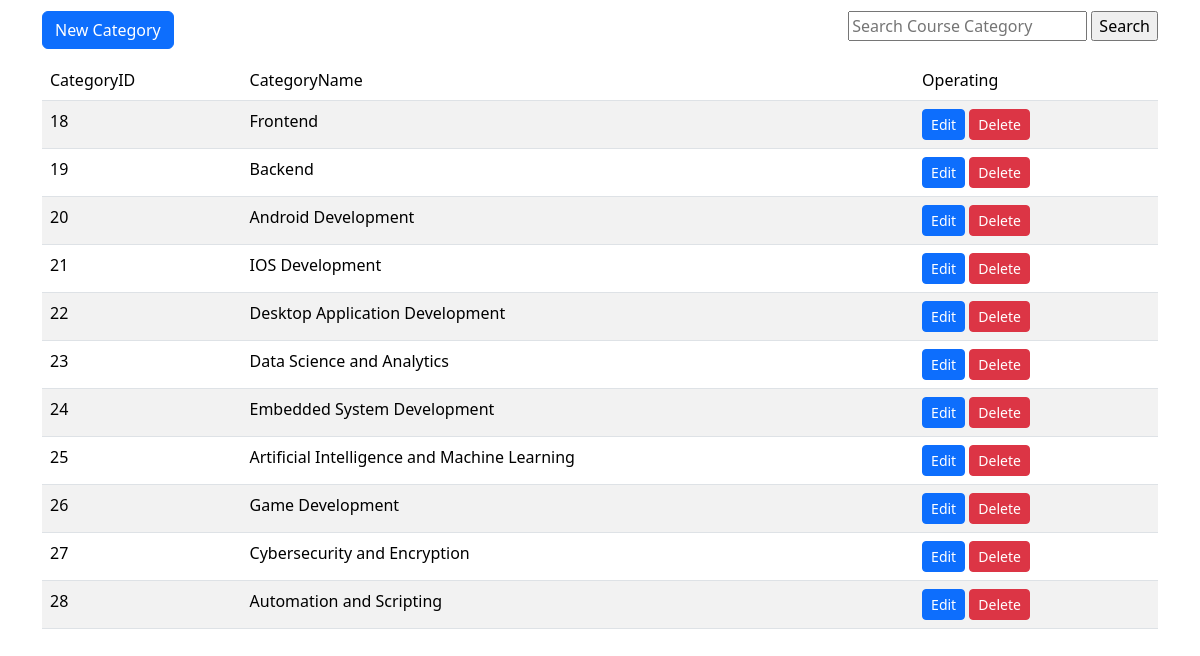
Screenshot of /Website/Dashboard/CourseType/CourseType.php with the database file from the repository.
### tables this page shows
CREATE TABLE `coursecategory` (
  `CategoryID` int NOT NULL,
  `CategoryName` varchar(100) DEFAULT NULL
);

### Website/Dashboard/CourseType/CourseType.php (the view, shortened to what this page needs)
<!DOCTYPE html>
<html lang="en">
<head>
    <link href="https://cdn.jsdelivr.net/npm/bootstrap@5.3.2/dist/css/bootstrap.min.css" rel="stylesheet"
>
</head>
<body>
    <div class="container">
        <form action="<?php echo $_SERVER['PHP_SELF']; ?>" method="GET">
            <div style="width: 100%; justify-content: space-between; margin: 1% 0; display: flex;">
                <a class="btn btn-primary" href="coursetype-add.php" role="button">New Category</a>
                <div>
                    <input type="text" name="search" id="search" placeholder="Search Course Category"
                        value="<?php echo isset($_GET['search']) ? $_GET['search'] : ''; ?>">
                    <input type="submit" name="searchsub" id="searchsub" value="Search">
                </div>
            </div>
        </form>
        <table class="table table-striped">
            <thead>
                <tr>
                    <td>CategoryID</td>
                    <td>CategoryName</td>
                    <td>Operating</td>
                </tr>
            </thead>
            <tbody>
                <?php
                include '../../ConnectDB.php';
                if (isset($_GET['search'])) {
                    $filterValue = $_GET['search'];
                    $query = "SELECT * FROM coursecategory WHERE CategoryID LIKE '%$filterValue%' OR CategoryName LIKE '%$filterValue%'";
                    $result = $conn->query($query);
                    if (!$result) {
                        die("Invalid query" . $conn->error);
                    }
                    if ($result->num_rows > 0) {
                        while ($row = $result->fetch_assoc()) {
                            echo "<tr>
                                        <td>{$row['CategoryID']}</td>
                                        <td>{$row['CategoryName']}</td>
                                        <td>
                                            <a href='coursetype-edit.php?CategoryID={$row['CategoryID']}' class='btn btn-primary btn-sm'>Edit</a>
                                            <a href='coursetype-delete.php?CategoryID={$row['CategoryID']}' class='btn btn-danger btn-sm'>Delete</a>
                                        </td>
                                    </tr>";
                        }
                    } else {
                        echo "<tr><td colspan='3'>No Record Found</td></tr>";
                    }
                } else {
                    $sql = "SELECT * FROM coursecategory";
                    $result = $conn->query($sql);
                    while ($row = $result->fetch_assoc()) {
                        echo "<tr>
                                    <td>{$row['CategoryID']}</td>
                                    <td>{$row['CategoryName']}</td>
                                    <td>
                                        <a href='coursetype-edit.php?CategoryID={$row['CategoryID']}' class='btn btn-primary btn-sm'>Edit</a>
                                        <a href='coursetype-delete.php?CategoryID={$row['CategoryID']}' class='btn btn-danger btn-sm'>Delete</a>
                                    </td>
                                </tr>";
                    }
                }
                ?>
            </tbody>
        </table>
    </div>
</body>
</html>

### rows the page displays
coursecategory: CategoryID "18", CategoryName "Frontend"
coursecategory: CategoryID "19", CategoryName "Backend"
coursecategory: CategoryID "20", CategoryName "Android Development"
coursecategory: CategoryID "21", CategoryName "IOS Development"
coursecategory: CategoryID "22", CategoryName "Desktop Application Development"
coursecategory: CategoryID "23", CategoryName "Data Science and Analytics"
coursecategory: CategoryID "24", CategoryName "Embedded System Development"
coursecategory: CategoryID "25", CategoryName "Artificial Intelligence and Machine Learning"
coursecategory: CategoryID "26", CategoryName "Game Development"
coursecategory: CategoryID "27", CategoryName "Cybersecurity and Encryption"
coursecategory: CategoryID "28", CategoryName "Automation and Scripting"
